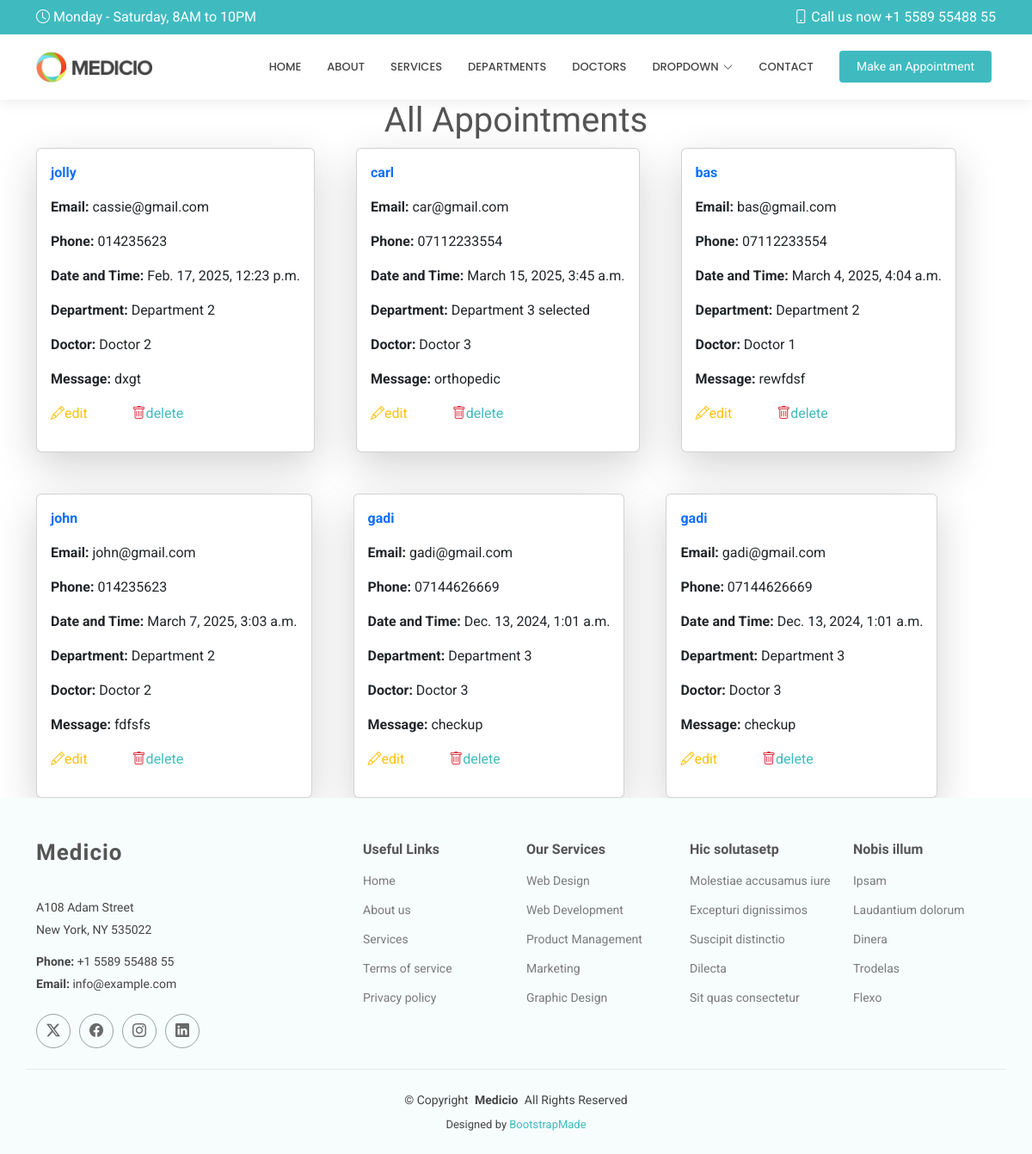
Page /show/ on the committed database.
### hospitalapp/models.py (models this page shows, shortened)
class appointment(models.Model):
  name = models.CharField(max_length=50)
  email = models.EmailField()
  phone= models.CharField(max_length=15)
  date = models.DateTimeField()
  department = models.CharField(max_length=50)
  doctor = models.CharField(max_length=50)
  message = models.TextField()

### hospitalapp/views.py (the view)
# urls.py: path('show/', views.show,name='show'),
def show(request):
    all =appointment.objects.all()
    return render(request,'show.html',{'all':all})

### templates/show.html (shortened to what this page needs)
 {% extends 'starter-page.html' %}
 {% load static %}
 {% block content %}
   <h1 class="text-center">All Appointments</h1>
<div class="d-flex flex-wrap gap-5 container">
{% for  x in all %}
 <div class="card w-30 p-3 shadow-lg">
 <p class="fw-bold text-primary">{{ x.name }}</p>
 <p><b> Email:</b> {{ x.email }}</p>
 <p><b> Phone:</b> {{ x.phone }}</p>
 <p><b> Date and Time:</b> {{ x.date }}</p>
 <p><b> Department:</b> {{ x.department }}</p>
 <p><b> Doctor:</b> {{ x.doctor }}</p>
 <p><b> Message:</b> {{ x.message }}</p>
<p>
  <a href="{% url 'edit' x.id %}" class="text-warning me-5">
    <i class="bi bi-pencil"></i>edit
  </a>
  <a href="/delete/{{ x.id }}" >
  <i class="bi bi-trash text-danger"></i>delete
    </a>
</p>
 </div>
{% endfor %}
</div>
 {% endblock %}

### static/assets/css/main.css (style rules this page uses)
:root { --default-font: "Roboto", system-ui, -apple-system, "Segoe UI", Roboto, "Helvetica Neue", Arial, "Noto Sans", "Liberation Sans", sans-serif, "Apple Color Emoji", "Segoe UI Emoji", "Segoe UI Symbol", "Noto Color Emoji"; --heading-font: "Raleway", sans-serif; --nav-font: "Poppins", sans-serif; }
:root { --background-color: #ffffff; --default-color: #444444; --heading-color: #555555; --accent-color: #3fbbc0; --surface-color: #ffffff; --contrast-color: #ffffff; }
:root { --nav-color: #444444; --nav-hover-color: #3fbbc0; --nav-mobile-background-color: #ffffff; --nav-dropdown-background-color: #ffffff; --nav-dropdown-color: #444444; --nav-dropdown-hover-color: #3fbbc0; }
:root { scroll-behavior: smooth; }
body { color: var(--default-color); background-color: var(--background-color); font-family: var(--default-font); }
a { color: var(--accent-color); text-decoration: none; transition: 0.3s; }
h1, h2, h3, h4, h5, h6 { color: var(--heading-color); font-family: var(--heading-font); }

### rows in the picture
appointment: name "jolly", email "cassie@gmail.com", phone "014235623", date "Feb. 17, 2025, 12:23 p.m.", department "Department 2", doctor "Doctor 2", message "dxgt"
appointment: name "carl", email "car@gmail.com", phone "07112233554", date "March 15, 2025, 3:45 a.m.", department "Department 3 selected", doctor "Doctor 3", message "orthopedic"
appointment: name "bas", email "bas@gmail.com", phone "07112233554", date "March 4, 2025, 4:04 a.m.", department "Department 2", doctor "Doctor 1", message "rewfdsf"
appointment: name "john", email "john@gmail.com", phone "014235623", date "March 7, 2025, 3:03 a.m.", department "Department 2", doctor "Doctor 2", message "fdfsfs"
appointment: name "gadi", email "gadi@gmail.com", phone "07144626669", date "Dec. 13, 2024, 1:01 a.m.", department "Department 3", doctor "Doctor 3", message "checkup"
appointment: name "gadi", email "gadi@gmail.com", phone "07144626669", date "Dec. 13, 2024, 1:01 a.m.", department "Department 3", doctor "Doctor 3", message "checkup"
